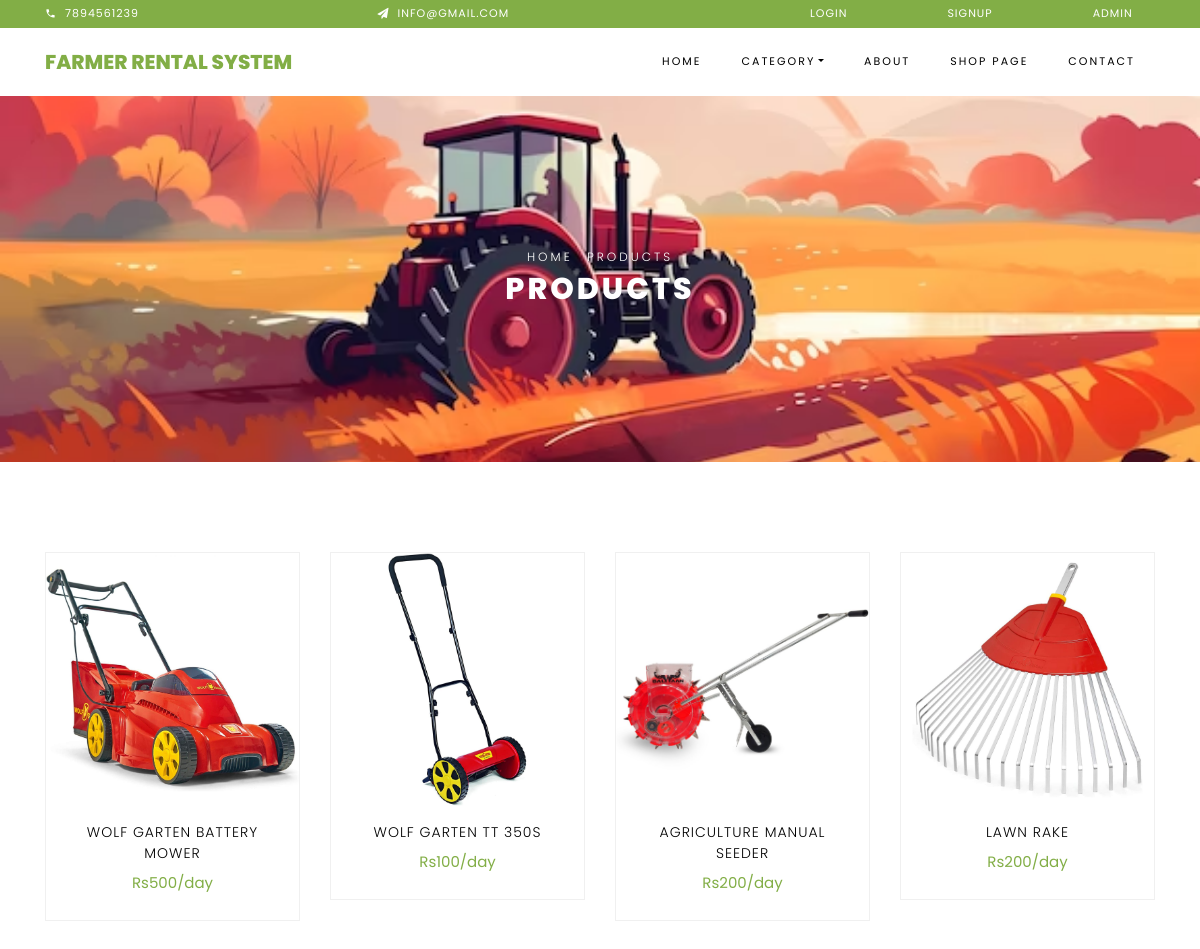
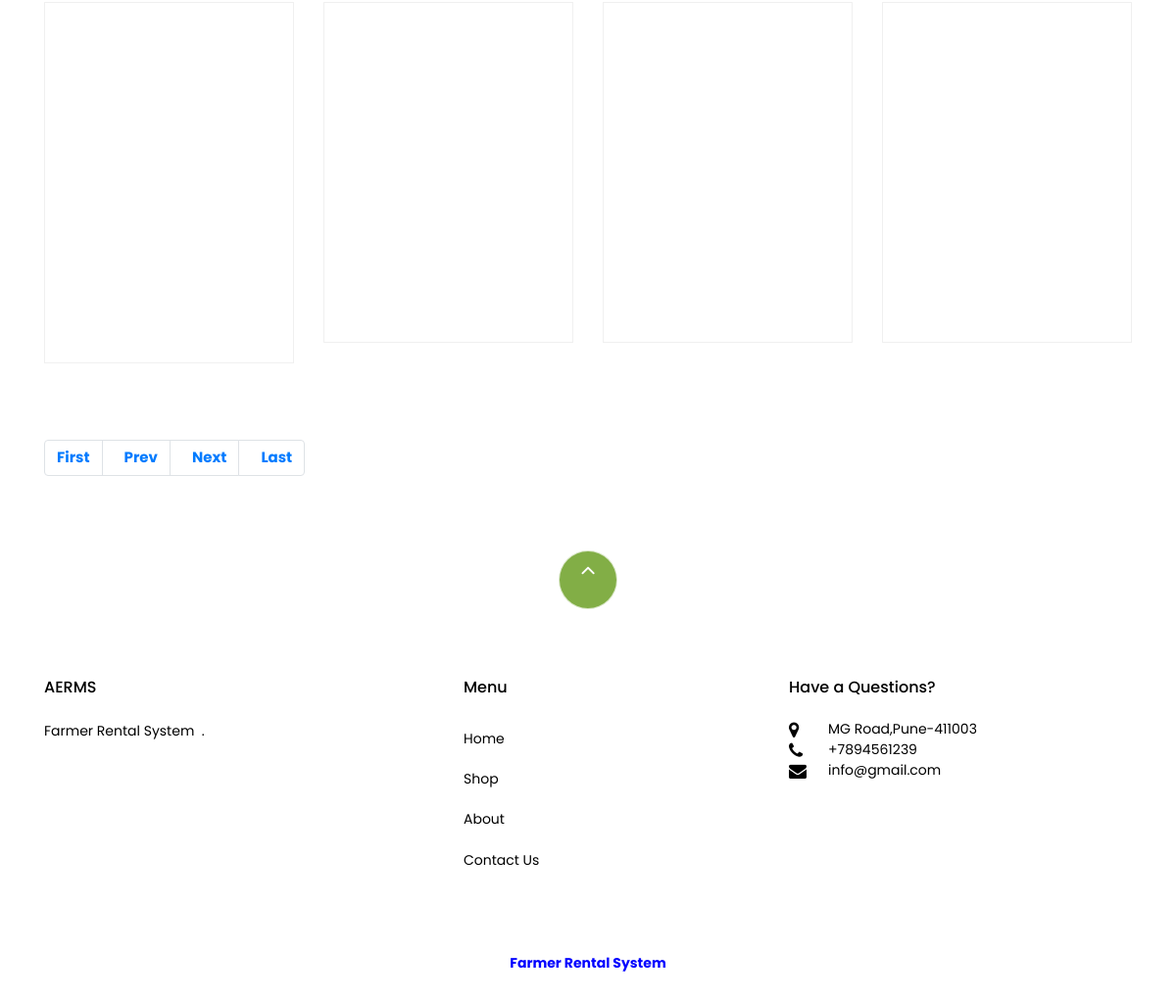
The page /shop.php on the database its author committed (2 pictures, top to bottom).
### tables this page shows
CREATE TABLE `tblpage` (
  `ID` int(10) NOT NULL,
  `PageType` varchar(200) DEFAULT NULL,
  `PageTitle` mediumtext DEFAULT NULL,
  `PageDescription` mediumtext DEFAULT NULL,
  `Email` varchar(200) DEFAULT NULL,
  `MobileNumber` bigint(10) DEFAULT NULL,
  `UpdationDate` timestamp NOT NULL DEFAULT current_timestamp() ON UPDATE current_timestamp()
);

CREATE TABLE `tblproduct` (
  `ID` int(5) NOT NULL,
  `CategoryID` int(10) DEFAULT NULL,
  `SubcategoryID` int(5) DEFAULT NULL,
  `ProductName` varchar(250) DEFAULT NULL,
  `ModelNumber` varchar(250) DEFAULT NULL,
  `PowerSource` varchar(250) DEFAULT NULL,
  `RentPrice` decimal(10,0) DEFAULT NULL,
  `ProductSpecifications` mediumtext DEFAULT NULL,
  `ProductDescription` mediumtext DEFAULT NULL,
  `Image` varchar(250) DEFAULT NULL,
  `Image1` varchar(250) DEFAULT NULL,
  `Image2` varchar(250) DEFAULT NULL,
  `Image3` varchar(250) DEFAULT NULL,
  `Image4` varchar(250) DEFAULT NULL,
  `Image5` varchar(250) DEFAULT NULL,
  `CreationDate` timestamp NULL DEFAULT current_timestamp()
);

### shop.php (the view, shortened to what this page needs)
<?php
include('includes/dbconnection.php');
?>
<!DOCTYPE html>
<html lang="en">
  <head>
    <link rel="stylesheet" href="css/open-iconic-bootstrap.min.css">
    <link rel="stylesheet" href="css/animate.css">
    <link rel="stylesheet" href="css/owl.carousel.min.css">
    <link rel="stylesheet" href="css/owl.theme.default.min.css">
    <link rel="stylesheet" href="css/magnific-popup.css">
    <link rel="stylesheet" href="css/aos.css">
    <link rel="stylesheet" href="css/ionicons.min.css">
    <link rel="stylesheet" href="css/bootstrap-datepicker.css">
    <link rel="stylesheet" href="css/jquery.timepicker.css">
    <link rel="stylesheet" href="css/flaticon.css">
    <link rel="stylesheet" href="css/icomoon.css">
    <link rel="stylesheet" href="css/style.css">
  </head>
  <body class="goto-here">
	 <?php include_once('includes/header.php');?>
    <div class="hero-wrap hero-bread" style="background-image: url('images/bg_1.jpg');">
      <div class="container">
        <div class="row no-gutters slider-text align-items-center justify-content-center">
          <div class="col-md-9 ftco-animate text-center">
          	<p class="breadcrumbs"><span class="mr-2"><a href="index.php">Home</a></span> <span>Products</span></p>
            <h1 class="mb-0 bread">Products</h1>
          </div>
        </div>
      </div>
    </div>
    <section class="ftco-section">
    	<div class="container">
    		<div class="row">
    			<?php
        if (isset($_GET['pageno'])) {
            $pageno = $_GET['pageno'];
        } else {
            $pageno = 1;
        }
        $no_of_records_per_page = 8;
        $offset = ($pageno-1) * $no_of_records_per_page;
        $ret1=mysqli_query($con,"select COUNT(*) from  tblproduct");
$total_rows = mysqli_fetch_array($ret1)[0];
$total_pages = ceil($total_rows / $no_of_records_per_page);
 $query=mysqli_query($con,"select * from tblproduct LIMIT $offset, $no_of_records_per_page");
 while ($row=mysqli_fetch_array($query)) {
 ?>
    			<div class="col-md-6 col-lg-3 ftco-animate">
    				<div class="product">
    					<a href="single-product-details.php?viewid=<?php echo $row['ID'];?>" class="img-prod"><img class="img-fluid" src="admin/images/<?php echo $row['Image'];?>" alt="Colorlib Template">
    					</a>
    					<div class="text py-3 pb-4 px-3 text-center">
    						<h3><a href="single-product-details.php?viewid=<?php echo $row['ID'];?>"><?php echo $row['ProductName'];?></a></h3>
    						<div class="d-flex">
    							<div class="pricing">
		    						<p class="price"><span class="price-sale">Rs<?php echo $row['RentPrice'];?>/day</span></p>
		    					</div>
	    					</div>
    					</div>
    				</div>
    			</div><?php } ?>
    		</div>
    		<div class="row mt-5">
          <div class="col text-center">
            <div class="page-pagi">
                        <nav aria-label="Page navigation example">
                             <ul class="pagination" >
        <li class="page-item"><a class="page-link" href="?pageno=1"><strong>First</strong></a></li>
        <li class="<?php if($pageno <= 1){ echo 'disabled'; } ?>">
            <a class="page-link" href="<?php if($pageno <= 1){ echo '#'; } else { echo "?pageno=".($pageno - 1); } ?>"><strong style="padding-left: 10px">Prev</strong></a>
        </li>
        <li class="<?php if($pageno >= $total_pages){ echo 'disabled'; } ?>">
            <a class="page-link" href="<?php if($pageno >= $total_pages){ echo '#'; } else { echo "?pageno=".($pageno + 1); } ?>"><strong style="padding-left: 10px">Next</strong></a>
        </li>
        <li class="page-item"><a class="page-link"  href="?pageno=<?php echo $total_pages; ?>"><strong style="padding-left: 10px">Last</strong></a></li>
    </ul>
                        </nav>
                    </div>
          </div>
        </div>
    	</div>
    </section>
		<?php include_once('includes/footer.php');?>
  </body>
</html>

### includes/header.php (shortened to what this page needs)
<div class="py-1 bg-primary">
        <div class="container">
            <div class="row no-gutters d-flex align-items-start align-items-center px-md-0">
                <div class="col-lg-12 d-block">
                    <div class="row d-flex">
                        <?php
 $query=mysqli_query($con,"select * from  tblpage where PageType='contactus'");
 while ($row=mysqli_fetch_array($query)) {
 ?>
                        <div class="col-md pr-4 d-flex topper align-items-center">
                            <div class="icon mr-2 d-flex justify-content-center align-items-center"><span class="icon-phone2"></span></div>
                            <span class="text"><?php  echo $row['MobileNumber'];?></span>
                        </div>
                        <div class="col-md pr-4 d-flex topper align-items-center">
                            <div class="icon mr-2 d-flex justify-content-center align-items-center"><span class="icon-paper-plane"></span></div>
                            <span class="text"><?php  echo $row['Email'];?></span>
                        </div><?php } ?>
                         <?php if (strlen($_SESSION['uid']==0)) {?>
                        <div class="col-md-5 pr-4 d-flex topper align-items-center text-lg-right">
                            <a href="login.php"><span class="text" style="padding-left: 100px;">Login</span></a>
                            <a href="signup.php"><span class="text" style="padding-left: 100px;">Signup</span></a>
                             <a href="admin/login.php"><span class="text" style="padding-left: 100px;">Admin</span></a>
                        </div><?php } ?>
                    </div>
                </div>
            </div>
          </div>
    </div>
    <nav class="navbar navbar-expand-lg navbar-dark ftco_navbar bg-dark ftco-navbar-light" id="ftco-navbar">
        <div class="container">
          <a class="navbar-brand" href="index.php"> Farmer Rental System</a>
          <div class="collapse navbar-collapse" id="ftco-nav">
            <ul class="navbar-nav ml-auto">
              <li class="nav-item active"><a href="index.php" class="nav-link">Home</a></li>
              <li class="nav-item dropdown">
              <a class="nav-link dropdown-toggle" href="#" id="dropdown04" data-toggle="dropdown" aria-haspopup="true" aria-expanded="false">Category</a>
            </li>
              <li class="nav-item"><a href="about.php" class="nav-link">About</a></li>
              <li class="nav-item"><a href="shop.php" class="nav-link">Shop Page</a></li>
              <li class="nav-item"><a href="contact.php" class="nav-link">Contact</a></li>
            </ul>
          </div>
        </div>
      </nav>

### includes/footer.php
   <footer class="ftco-footer ftco-section">
     <div class="container">
       <div class="row">
           <div class="mouse">
                       <a href="#" class="mouse-icon">
                           <div class="mouse-wheel"><span class="ion-ios-arrow-up"></span></div>
                       </a>
                   </div>
       </div>
       <div class="row mb-5">
         <div class="col-md">
           <div class="ftco-footer-widget mb-4">
             <h2 class="ftco-heading-2">AERMS</h2>
             <?php
$query=mysqli_query($con,"select * from  tblpage where PageType='aboutus'");
while ($row=mysqli_fetch_array($query)) {
?>
             <p><?php  echo $row['PageDescription'];?>.</p><?php } ?>
           </div>
         </div>
         <div class="col-md">
           <div class="ftco-footer-widget mb-4 ml-md-5">
             <h2 class="ftco-heading-2">Menu</h2>
             <ul class="list-unstyled">
               <li><a href="index.php" class="py-2 d-block">Home</a></li>
               <li><a href="shop.php" class="py-2 d-block">Shop</a></li>
               <li><a href="about.php" class="py-2 d-block">About</a></li>
               <li><a href="contact.php" class="py-2 d-block">Contact Us</a></li>
             </ul>
           </div>
         </div>
         <div class="col-md">
           <div class="ftco-footer-widget mb-4">
               <h2 class="ftco-heading-2">Have a Questions?</h2>
               <div class="block-23 mb-3">
                 <ul>
                   <?php
$query=mysqli_query($con,"select * from  tblpage where PageType='contactus'");
while ($row=mysqli_fetch_array($query)) {
?>
                   <li><span class="icon icon-map-marker"></span><span class="text"><?php  echo $row['PageDescription'];?></span></li>
                   <li><span class="icon icon-phone"></span><span class="text">+<?php  echo $row['MobileNumber'];?></span></li>
                   <li><span class="icon icon-envelope"></span><span class="text"><?php  echo $row['Email'];?></span></li><?php } ?>
                 </ul>
               </div>
           </div>
         </div>
       </div>
       <div class="row">
         <div class="col-md-12 text-center">
           <p style="color:blue;font-weight: bolder;"> Farmer   Rental System
                       </p>
         </div>
       </div>
     </div>
   </footer>

### css/icomoon.css (style rules this page uses)
[class^="icon-"], [class*=" icon-"] { font-family: 'icomoon' !important; speak: none; font-style: normal; font-weight: normal; font-variant: normal; text-transform: none; line-height: 1; -webkit-font-smoothing: antialiased; -moz-osx-font-smoothing: grayscale; }
.icon-map-marker:before { content: "\f041"; }
.icon-phone:before { content: "\f095"; }
.icon-envelope:before { content: "\f0e0"; }
.icon-paper-plane:before { content: "\f1d8"; }
.icon-phone2:before { content: "\e0cd"; }

### rows shown on the page
tblpage: MobileNumber "7894561239", Email "INFO@GMAIL.COM", PageDescription "MG Road,Pune-411003", Email "info@gmail.com"
tblproduct: Image (picture), ProductName "WOLF GARTEN BATTERY MOWER", RentPrice "500"
tblproduct: Image (picture), ProductName "WOLF GARTEN TT 350S", RentPrice "100"
tblproduct: Image (picture), ProductName "AGRICULTURE MANUAL SEEDER", RentPrice "200"
tblproduct: Image (picture), ProductName "LAWN RAKE", RentPrice "200"
tblpage: PageDescription "Farmer Rental System"
